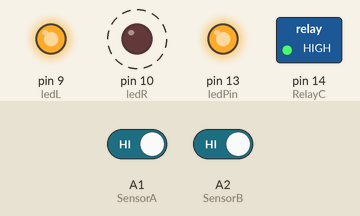
Bench run of a sketch on a simulated Arduino Uno, built with avr-gcc and run on an emulated ATmega328P. Parts: switched loads named in the sketch (green lamp = pin HIGH), output pins drawn as LEDs (lit = HIGH). Dashed ring = blinking. Inputs (shaded band) come from the test bench; at power-on: A1 (SensorA) HIGH, A2 (SensorB) HIGH.

Above: at 1.2 s.
1.3 s: A1 (SensorA) driven LOW and A2 (SensorB) driven LOW
At 2.5 s:
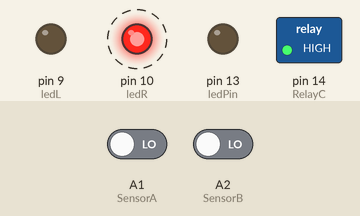
4.3 s: A1 (SensorA) driven HIGH
At 6.1 s:
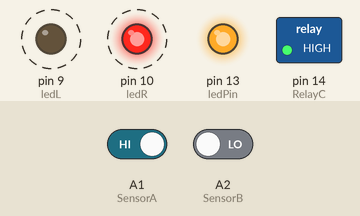
7.3 s: A1 (SensorA) driven LOW
At 8.8 s:
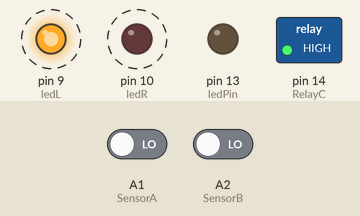
10.3 s: A2 (SensorB) driven HIGH
At 10.86 s:
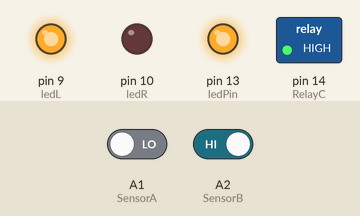
13.3 s: A2 (SensorB) driven LOW
At 14.2 s:
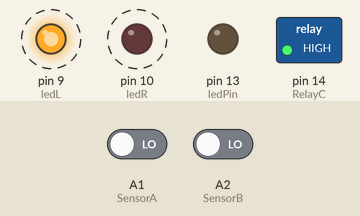
16.3 s: A1 (SensorA) driven HIGH
At 18.96 s:
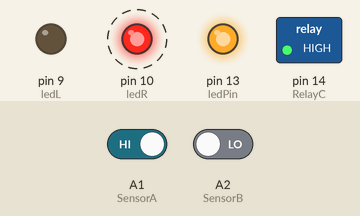
Timing chart, 0 to 20.3 s (numbered marks = the images above; inputs shaded):
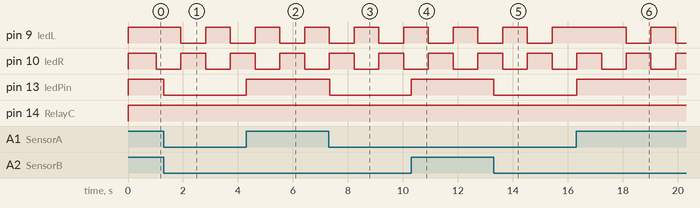

Measured:
- after the input at 1.3 s, pin 13 (ledPin): HIGH → LOW at once
- after the input at 4.3 s, pin 9 (ledL): LOW → HIGH after 0.33 s instead of 0.00 s; pin 10 (ledR): HIGH → LOW after 0.33 s, → HIGH 0.90 s later, → LOW 0.90 s later; pin 13 (ledPin): LOW → HIGH at once; pin 14 (RelayC): stays HIGH (without the input it goes to LOW after 0.00 s)
- after the input at 7.3 s, pin 13 (ledPin): HIGH → LOW at once
- after the input at 10.3 s, pin 9 (ledL): HIGH → LOW after 0.63 s, → HIGH 0.90 s later, → LOW 0.90 s later; pin 10 (ledR): LOW → HIGH after 0.63 s instead of 0.03 s; pin 13 (ledPin): LOW → HIGH at once; pin 14 (RelayC): stays HIGH (without the input it goes to LOW after 0.03 s)
- after the input at 13.3 s, pin 13 (ledPin): HIGH → LOW at once
- after the input at 16.3 s, pin 9 (ledL): HIGH → LOW after 1.8 s, → HIGH 0.90 s later, → LOW 0.90 s later; pin 13 (ledPin): LOW → HIGH at once; pin 14 (RelayC): stays HIGH (without the input it goes to LOW after 0.03 s)

The sketch:

crossing-blink-soft-tiny88-CommonAnode.ino
```cpp
// Heavily modified from Capreol Museum Rail Road Crossing Controller
// by Kevin McArthur as posted at
// https://create.arduino.cc/projecthub/KevinMcArthur/model-railroad-grade-crossing-controller-c2c85e
//

// set pin numbers
const int SensorA = A1;         // Pin for Sensor A connection
const int SensorB = A2;         // Pin for Sensor B connection

const int ledPin = LED_BUILTIN;           // Pin for LED to indicate OCCUPIED - 13 on most Arduino, 0 on ATTiny
const int RelayC = 14;          // Pin for relay output when crossing gate is running
const int ledL = 9;             // Pin for one of the flasher LEDs - PWM
const int ledR = 10;            // Pin for one of the flasher LEDs - PWM

const long interval = 900;     // On timer for the LED while flashing
int fadeValue = 0;
int fadeValue2 = 0;

                                // Define Variables
int SensorAState = HIGH;
int lastSensorAState = HIGH;

int RUNNING  = LOW;
int OCCUPIED = LOW;

int SensorBState=HIGH;
int lastSensorBState = HIGH;

int ledState = LOW;
int ledState2 = LOW;


// Most of the following are used with millis() timers and need to be long

unsigned long lastDebounceTimeA = 0;
unsigned long lastDebounceTimeB = 0;

unsigned long debounceDelay = 50;   // ms debounce delay
unsigned long looptriggerA;
unsigned long looptriggerB;
unsigned long RUNNINGtime = 3000;   // ms of running time AFTER niether sensor is active
unsigned long RUNNINGtrigger;
unsigned long previousMillis = 0;


void setup() {

  pinMode(ledPin, OUTPUT);
  pinMode(SensorA, INPUT);
  pinMode(SensorB, INPUT);
  pinMode(RelayC, OUTPUT);
  pinMode(ledL, OUTPUT);
  pinMode(ledR, OUTPUT);

  digitalWrite(ledL, HIGH);       // Make sure crossing LEDs are off
  digitalWrite(ledR, HIGH);

}

void debounceA()                        // Debounce of sensor A
{
  int readingA = digitalRead(SensorA);

  if (readingA != lastSensorAState)
  {
    lastDebounceTimeA = millis();
    looptriggerA = millis();
  }
  if ((millis() - lastDebounceTimeA) > debounceDelay)
  {
    if (readingA != SensorAState)
    {
      SensorAState = readingA;
    }
  }
  lastSensorAState = readingA;
  lastDebounceTimeA = 0;
  return;
}

void debounceB()                        // Debounce of sensor B
{
  int readingB = digitalRead(SensorB);

  if (readingB != lastSensorBState)
  {
    lastDebounceTimeB = millis();
    looptriggerB = millis();
  }
  if ((millis() - lastDebounceTimeB) > debounceDelay)
  {
    if (readingB != SensorBState)
    {
      SensorBState = readingB;
    }
  }
  lastSensorBState = readingB;
  lastDebounceTimeB = 0;
  return;
}

void START()                      // One or both sensors have detected
{                                 // Turn on RelayC
  RUNNINGtrigger = millis();
  digitalWrite(RelayC, HIGH);
  RUNNING = HIGH;
}


void STOP()                       // Both sensors are NOT detecting
{                                 // Turn off RelayC
  RUNNINGtrigger = millis();
  digitalWrite(RelayC, LOW);
  RUNNING = LOW;
  digitalWrite(ledL, HIGH);       // Make sure crossing LEDs are off
  digitalWrite(ledR, HIGH);
}


void flasher()                    // Alternate flashing of ledL and ledR
                                  // with fade-in and fade-out effect
{                                 // All non-blocking except for a few milliseconds
  unsigned long currentMillis = millis();

  if (currentMillis - previousMillis >= interval) {

    previousMillis = currentMillis;

    // if the LED is off turn it on and vice-versa
    if (ledState == LOW) {
      // fade in from min to max in increments
      for (fadeValue = 0 ; fadeValue <= 255; fadeValue += 10) {
        if (fadeValue >= 244){ fadeValue = 255; }     // Clean up to make sure we reach 0 and 255
        fadeValue2 = 255 - fadeValue;
        analogWrite(ledL, fadeValue);                 // Alternate ledL and ledR
        analogWrite(ledR, fadeValue2);

        delay(5);                                     // wait for milliseconds to see the dimming effect
      }
      ledState = HIGH;

    } else {
      // fade out from max to min in increments
      for (fadeValue = 255 ; fadeValue >= 0; fadeValue -= 10) {
        if (fadeValue <= 11){ fadeValue = 0; }        // Clean up to make sure we reach 0 and 255
        fadeValue2 = 255 - fadeValue;
        analogWrite(ledL, fadeValue);                 // Alternate ledL and ledR
        analogWrite(ledR, fadeValue2);

        delay(5);                                     // wait for milliseconds to see the dimming effect
      }  //end for
      ledState = LOW;
    }    // end else
  }      // end if (time to flash)
}        // end flasher


void loop()
{
                                                    // Other than a few milliseconds of fade, all runs as non-blocking
  debounceA();                                      // Debounce the sensor inputs
  debounceB();
  digitalWrite(ledPin, OCCUPIED);                   // Use LED to indicate OCCUPIED (may or may not be RUNNING)

  if (SensorAState == HIGH || SensorBState == HIGH) // One or both sensors have detected (set to LOW if your sensors go low on detect)
  {
    OCCUPIED = HIGH;
    RUNNINGtrigger = millis();                      // Mark the start time in case we need to stop RUNNINGtime ms later

  }
  else
  {
    OCCUPIED = LOW;

  }

  if (OCCUPIED == HIGH && RUNNING == LOW)           // We are OCCUPIED but have not started flashing
  {
    START();

  }

  if (RUNNING == HIGH)
    flasher();                                      // Start flashing
    if ((millis() - RUNNINGtrigger) > RUNNINGtime)  // If we have reached the end of our RUNNINGtime then stop everything
    {
      STOP();


    }

}
```
